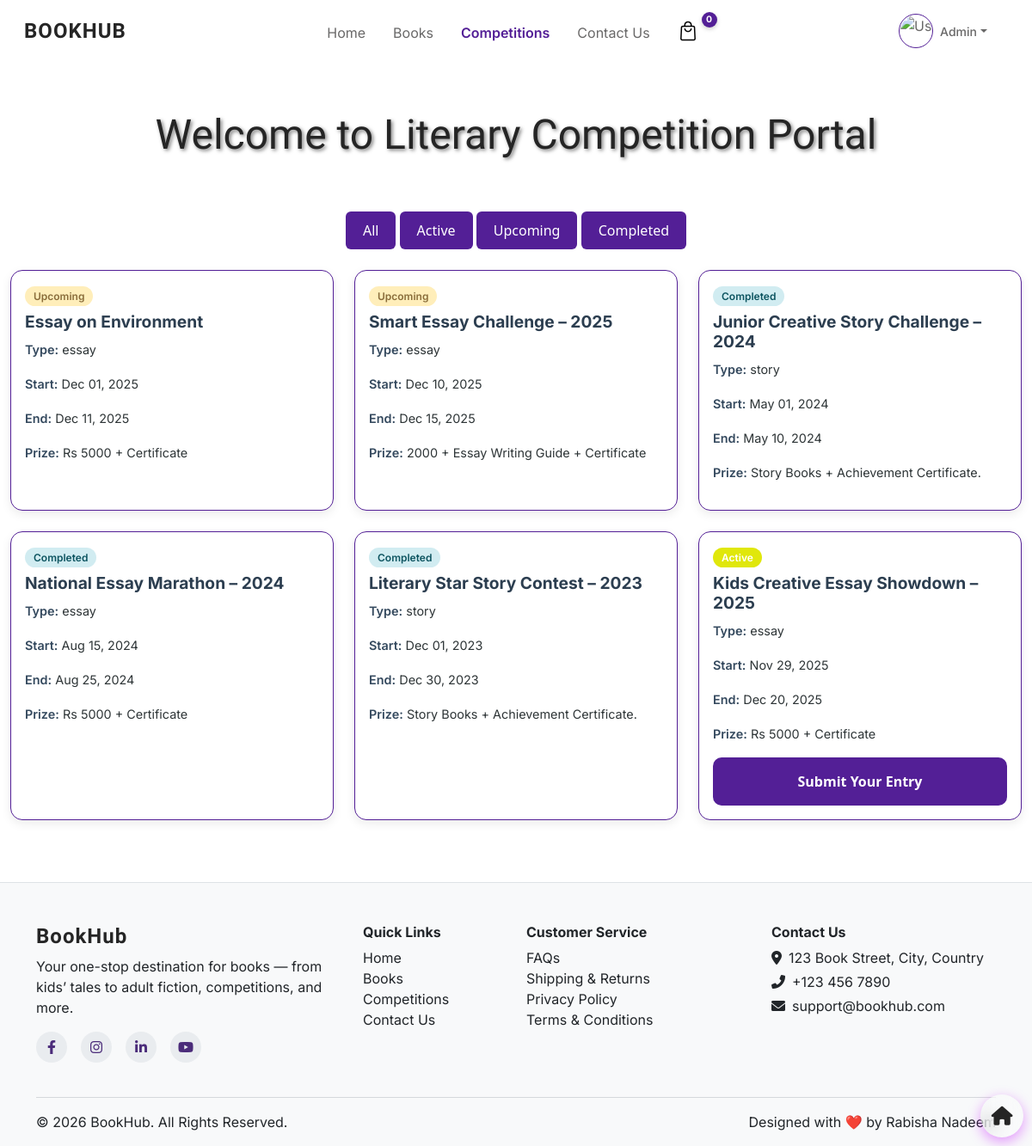
Screenshot of /competition.php (signed in) with the database file from the repository.
### tables this page shows
CREATE TABLE `competitions` (
  `comp_id` int(11) NOT NULL,
  `comp_title` varchar(255) NOT NULL,
  `comp_description` text DEFAULT NULL,
  `comp_type` enum('essay','story') NOT NULL,
  `start_date` datetime DEFAULT NULL,
  `end_date` datetime DEFAULT NULL,
  `prize_details` varchar(255) DEFAULT NULL,
  `status` enum('upcoming','active','completed') DEFAULT 'upcoming',
  `created_at` timestamp NOT NULL DEFAULT current_timestamp()
);

### competition.php (the view, shortened to what this page needs)
<?php
include("header.php");
$filter = $_GET['filter'] ?? 'all';
if ($filter == 'active') {
    $where = "WHERE status = 'active'";
} elseif ($filter == 'upcoming') {
    $where = "WHERE status = 'upcoming'";
} elseif ($filter == 'completed') {
    $where = "WHERE status = 'completed'";
} else {
    $where = "";
}
$compDataQuery = mysqli_query($conn, "SELECT * FROM `competitions` $where ");
?>
<div class="container-fluid my-4">
    <div class="comp-banner text-center">
        <h1>Welcome to Literary Competition Portal</h1>
    </div>
    <div class="mb-4 text-center filter">
        <a href="?filter=all" class="filterbtn <?php if ($filter == 'all')
            echo 'active'; ?>">All</a>
        <a href="?filter=active" class="filterbtn <?php if ($filter == 'active')
            echo 'active'; ?>">Active</a>
        <a href="?filter=upcoming" class="filterbtn<?php if ($filter == 'upcoming')
            echo 'active'; ?>">Upcoming</a>
        <a href="?filter=completed" class="filterbtn<?php if ($filter == 'completed')
            echo 'active'; ?>">Completed</a>
    </div>
<a href="index.php" class="floating-contact">
  <i class="fa-solid fa-home"></i>
</a>
    <div class="row">
        <?php if (mysqli_num_rows($compDataQuery) > 0): ?>
            <?php foreach ($compDataQuery as $comp): ?>
                <div class="col-md-4 mb-4">
                    <div class="card comp-card h-100">
                        <div class="card-body d-flex flex-column">
                            <div class="mb-2">
                                <?php
                                $statusClass = strtolower($comp['status']);
                                echo "<span class='status-badge status-$statusClass'>" .
                                    ucfirst($comp['status'])
                                    . "</span>";
                                ?>
                            </div>
                            <h5 class="comp-title mb-2">
                                <?php echo htmlspecialchars($comp['comp_title']); ?>
                            </h5>
                            <p><span class="comp-label">Type:</span>
                                <span class="comp-value"><?php echo htmlspecialchars($comp['comp_type']); ?></span>
                            </p>
                            <p><span class="comp-label">Start:</span>
                                <span class="comp-value"><?php echo date('M d, Y', strtotime($comp['start_date'])); ?></span>
                            </p>
                            <p><span class="comp-label">End:</span>
                                <span class="comp-value"><?php echo date('M d, Y', strtotime($comp['end_date'])); ?></span>
                            </p>
                            <p><span class="comp-label">Prize:</span>
                                <span class="comp-value"><?php echo htmlspecialchars($comp['prize_details']); ?></span>
                            </p>
                            <?php if ($comp['status'] == 'active'): ?>
                                <a href="index.php #live-comp"
                                    class="explorebtn mt-auto text-center" style="border-radius: 10px; font-weight:600;">
                                    Submit Your Entry
                                </a>
                            <?php endif; ?>
                        </div>
                    </div>
                </div>
            <?php endforeach; ?>
        <?php endif; ?>
    </div>
</div>
<?php include("footer.php"); ?>

### assests/css/global.css (style rules this page uses)
:root { --body-font: "Inter", sans-serif; --heading-font: "Boldonse", system-ui; --primary-color: #531f96ff; --text-dark: #252525ff; }

### assests/css/home.css (style rules this page uses)
:root { --body-font: "Inter", sans-serif; --heading-font: "Boldonse", system-ui; --primary-color: #531f96ff; --text-dark: #252525ff; --text-light: #ffffff; --light: #d1d1d1a4; }
* { margin: 0; padding: 0; box-sizing: border-box; }
.comp-banner { height: 150px; padding: 2rem; width: 100%; }
.comp-banner h1 { font-family: var(--heading-font) !important; font-size: 3rem; color: var(--text-dark); text-shadow: 2px 2px 4px rgba(0, 0, 0, 0.5); }
.filter a { text-decoration: none; }
.filterbtn { background: var(--primary-color); padding: 10px 20px; font-size: 1rem; color: #fff; border-radius: 6px; display: inline-block; text-decoration: none; }
.comp-card { border: none; border-radius: 14px; transition: all 0.25s ease-in-out; background: #ffffff; border: 1px solid var(--primary-color); box-shadow: 0px 4px 12px rgba(0, 0, 0, 0.08); }
.comp-title { font-family: var(--body-font); font-size: 1.2rem; font-weight: 700; color: #2c3e50; }
.comp-label { font-family: var(--body-font); font-weight: 600; color: #34495e; font-size: 0.9rem; }
.comp-value { font-family: var(--body-font); color: #2d3436; font-size: 0.9rem; }
.status-badge { font-family: var(--body-font); padding: 4px 10px; border-radius: 12px; font-size: 0.75rem; font-weight: 600; }
.status-upcoming { background: #ffeeba; color: #8a6d3b; }
.status-active { background: #e0e70b; color: white; }
.status-completed { background: #d1ecf1; color: #0c5460; }
.explorebtn { background: var(--primary-color); padding: 16px 30px; font-size: 1rem; color: #fff; border-radius: 6px; display: inline-block; text-decoration: none; transition: 0.3s ease; }
.floating-contact { position: fixed; bottom: 10px; right: 10px; width: 50px; height: 50px; background: rgba(255, 255, 255, 0.18); backdrop-filter: blur(10px); border-radius: 50%; display: flex; align-items: center; justify-content: center; color: var(--text-dark); font-size: 22px; text-decoration: none; box-shadow: 0 5px 15px rgba(195, 0, 255, 0.4); transition: 0.3s ease, transform 0.2s ease; z-index: 10; }

### assests/css/style.css (style rules this page uses)
:root { --body-font: "Inter", sans-serif; --heading-font: "Boldonse", system-ui; --primary-color: #531f96ff; --text-dark: #252525ff; --light:#d1d1d1a4; }
a { text-decoration: none; -webkit-transition: .3s all ease; -o-transition: .3s all ease; transition: .3s all ease; color: #2f2f2f; text-decoration: underline; }

### rows the page displays
competitions: status "Upcoming", comp_title "Essay on Environment", comp_type "essay", start_date "Dec 01, 2025", end_date "Dec 11, 2025", prize_details "Rs 5000 + Certificate"
competitions: status "Upcoming", comp_title "Smart Essay Challenge – 2025", comp_type "essay", start_date "Dec 10, 2025", end_date "Dec 15, 2025", prize_details "2000 + Essay Writing Guide + Certificate"
competitions: status "Completed", comp_title "Junior Creative Story Challenge – 2024", comp_type "story", start_date "May 01, 2024", end_date "May 10, 2024", prize_details "Story Books + Achievement Certificate."
competitions: status "Completed", comp_title "National Essay Marathon – 2024", comp_type "essay", start_date "Aug 15, 2024", end_date "Aug 25, 2024", prize_details "Rs 5000 + Certificate"
competitions: status "Completed", comp_title "Literary Star Story Contest – 2023", comp_type "story", start_date "Dec 01, 2023", end_date "Dec 30, 2023", prize_details "Story Books + Achievement Certificate."
competitions: status "Active", comp_title "Kids Creative Essay Showdown – 2025", comp_type "essay", start_date "Nov 29, 2025", end_date "Dec 20, 2025", prize_details "Rs 5000 + Certificate", shows "Submit Your Entry"

### other values shown
$_SESSION['username'] "Admin"
